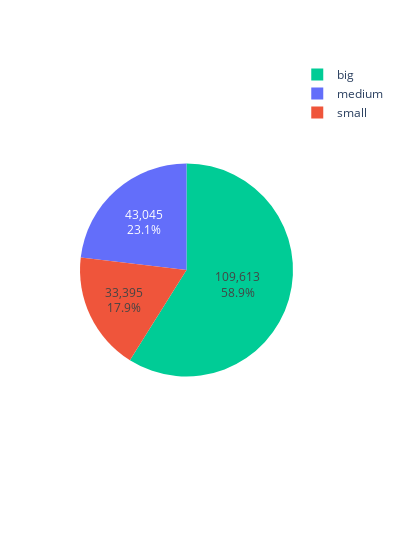

The cell this chart's notebook holds for it:
### Code cell
fig = px.pie(
    videos_per_market_df.reset_index(),
    values="total_videos",
    names="market_size",
    labels={"market_size": "Market Size", "total_videos": "Total Number of Videos"},
    color="market_size",
    color_discrete_map=color_discrete_map,
    width=400,
)
# fig.update_layout(title={"text": "Number of Videos per Market Size", "x": 0.5, "xanchor": "center"})
fig.update_traces(textinfo="value+percent")
fig.show()

# py.plot(fig, filename="nb_videos_market_size", auto_open=False)

### Figure 1 — Plotly figure (JSON) as saved in the notebook; plotly's stock layout.template omitted (floating-point values rounded to 4 significant figures)
{"data": [{"customdata": [["big"], ["medium"], ["small"]], "domain": {"x": [0, 1], "y": [0, 1]}, "hovertemplate": "Market Size=%{customdata[0]}<br>Total Number of Videos=%{value}<extra></extra>", "labels": ["big", "medium", "small"], "legendgroup": "", "marker": {"colors": ["#00CC96", "#636EFA", "#EF553B"]}, "name": "", "showlegend": true, "textinfo": "value+percent", "type": "pie", "values": [109613, 43045, 33395]}], "layout": {"legend": {"tracegroupgap": 0}, "margin": {"t": 60}, "width": 400}}
